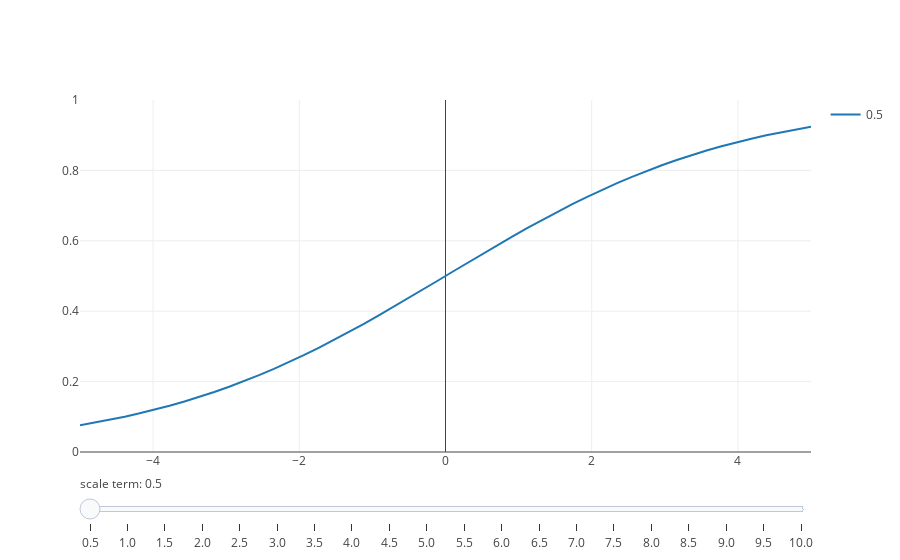

Notebook code cell kept with this figure:
### Markdown cell above
Observe that sigmoid function $\sigma(t)$ takes in any real number $R$ and outputs only numbers in range $(0,1)$. The function is monotonically increasing on its input $t$, large values of $t$ correspond to values closer to 1, as desired. 

We can also make an interactive sigmoid function $\sigma(wt)$:

### Code cell
t = np.linspace(-5,5,50)
lines = []
for w in np.linspace(0.5,10,20):
    line = go.Scatter(name=str(w), x=t, y=sigmoid(w*t), mode="lines", visible=False)
    lines.append(line)
lines[0].visible = True

steps = []
for i in range(len(lines)):
    step = {'label':lines[i]['name'], 'method':'restyle', 'args':['visible', [False]*len(lines)]}
    step['args'][1][i] = True
    steps.append(step)

sliders = {'active':0, 'currentvalue':{"prefix":"scale term: "}, 'steps':steps}
layout = {'xaxis':{'range':[t.min(),t.max()]}, 'yaxis':{'range':[0,1]},
          'showlegend':True, 'sliders':[sliders]}

py.iplot(go.Figure(data=lines, layout=layout))
